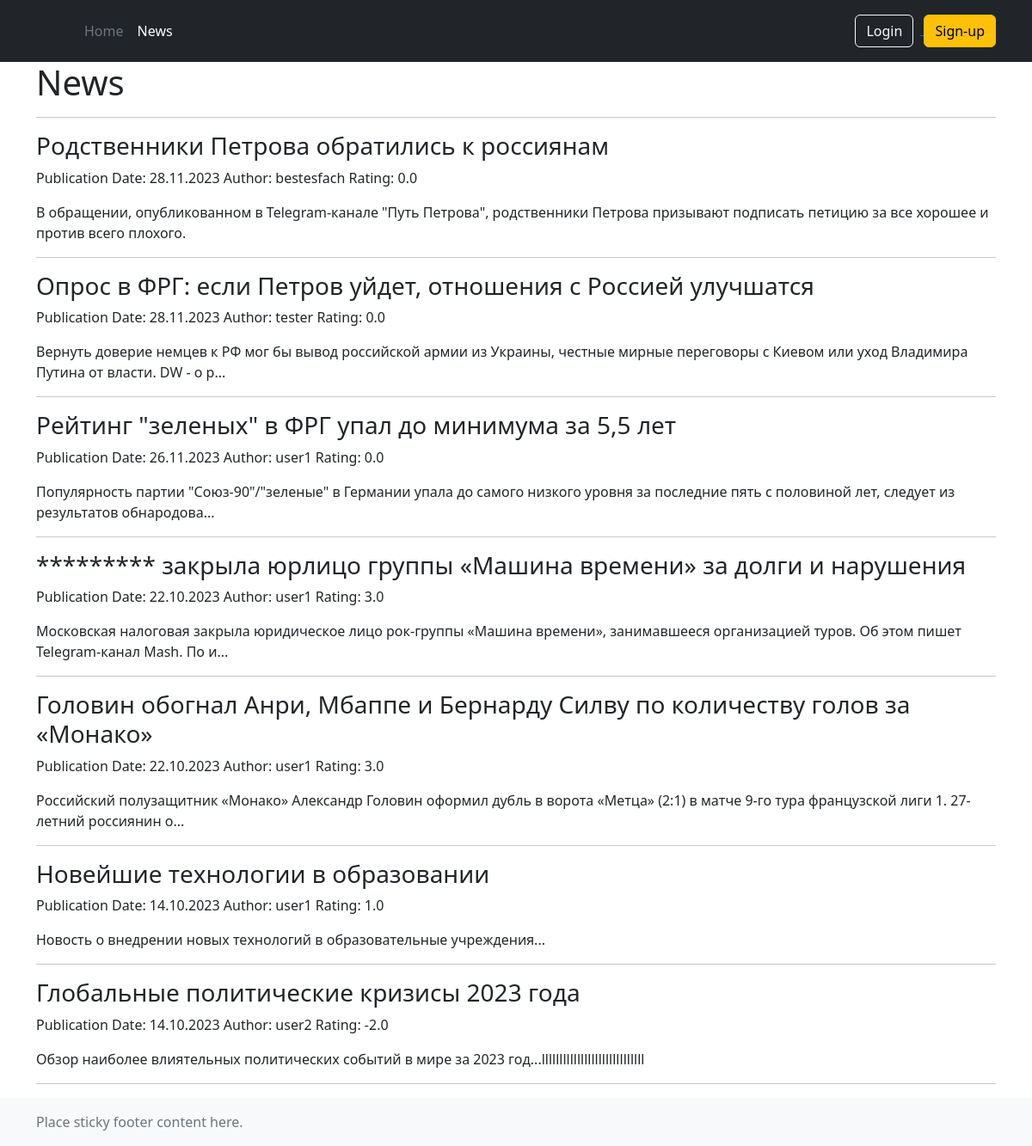
Before: /news/ with the older database file.
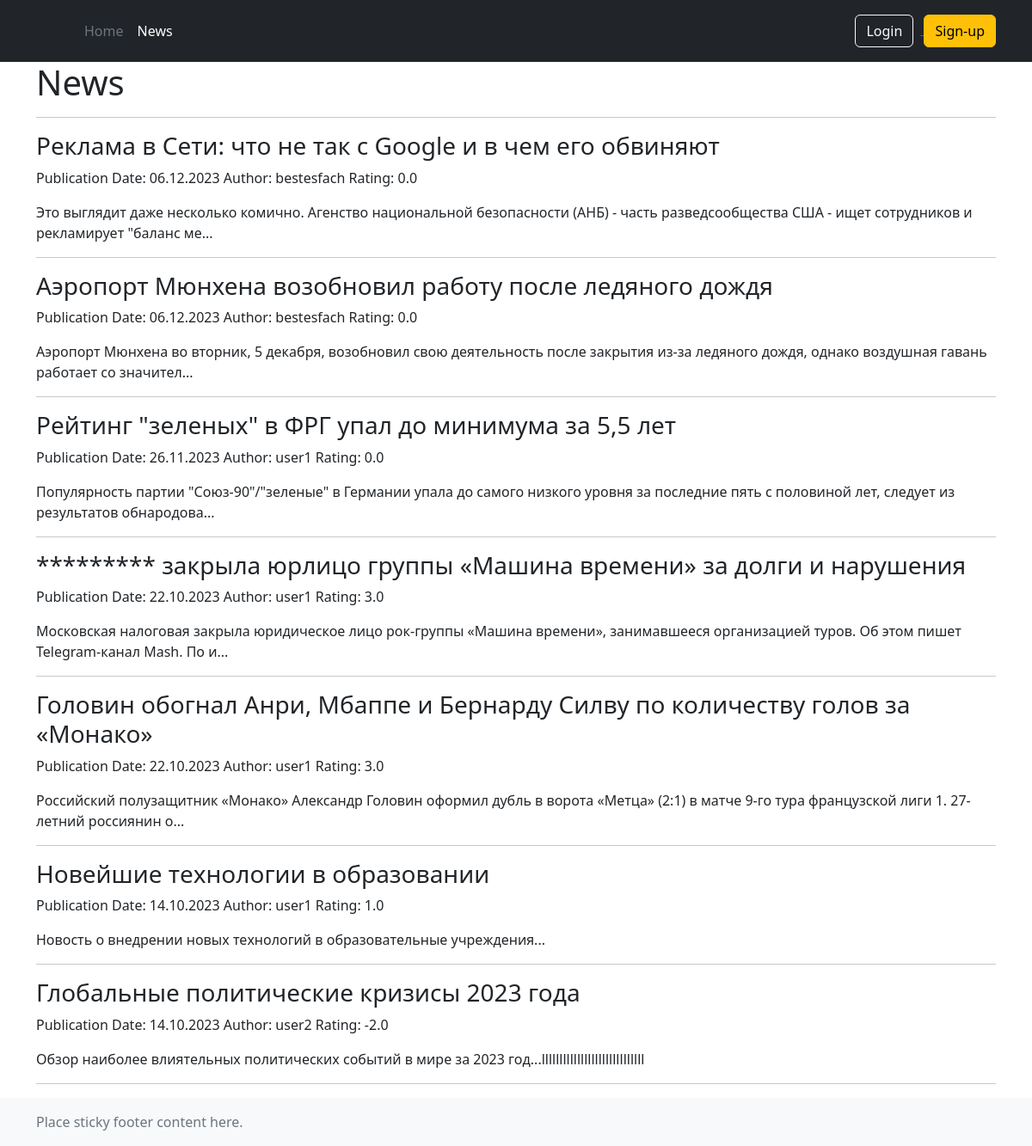
After: the same page with the newer database file.
### news/models.py (models this page shows, shortened)
class Post(models.Model):
    article = 'A'
    news = 'N'
    TYPES = [
        (article, 'Статья'),
        (news, 'Новость'),
    ]
    author = models.ForeignKey(Author, on_delete=models.CASCADE)
    news_type = models.CharField(max_length=1, choices=TYPES, default=article)
    created_at = models.DateTimeField(auto_now_add=True)
    categories = models.ManyToManyField(Category, through='PostCategory')
    title = models.CharField(max_length=255)
    content = models.TextField()
    rating = models.FloatField(default=0.0)
    views = models.IntegerField(default=0)
    likes = models.ManyToManyField(User, related_name='liked_posts')
    dislikes = models.ManyToManyField(User, related_name='disliked_posts')

class Author(models.Model):
    user = models.OneToOneField(User, on_delete=models.CASCADE)
    rating = models.FloatField(default=0.0)
    def __str__(self):
        return self.user.get_full_name() or self.user.username

### news/views.py (the view)
# urls.py: path('', NewsList.as_view(), name='news_list'),  # Matches the root URL ('/news/') and uses the NewsList view
class NewsList(ListView):
    model = Post
    template_name = 'news/news.html'
    context_object_name = 'news'
    queryset = Post.objects.order_by('-created_at')
    paginate_by = 10
    def get_queryset(self):
        return Post.objects.order_by('-created_at')

### news/templatetags/censor_filters.py (called while the page is built)
@register.filter(name='censor')
def censor(value):
    unwanted_words = ["черт", "дурак", "Налоговая"]
    for word in unwanted_words:
        value = value.replace(word, '*' * len(word))
    return value

### templates/news/news.html (shortened to what this page needs)
{% extends 'base.html' %}
{% load censor_filters %}
{% block content %}
<h1>News</h1>
<hr>
{% for article in news %}
<div class="news-item">
    <h3><a href="{% url 'news_detail' article.id %}">{{ article.title|censor }}</a></h3>
    <p>Publication Date: {{ article.created_at|date:"d.m.Y" }} Author: {{ article.author }} Rating: {{ article.rating }}</p>
    <p>{{ article.content|slice:":150" |censor }}{% if article.content|length > 150 %}...{% endif %}</p>
</div>
<hr>
{% endfor %}
{% endblock content %}

Changed rows visible on the page:
removed Post: title|censor "Родственники Петрова обратились к россиянам", created_at "28.11.2023", author "bestesfach", rating "0.0", content|censor "В обращении, опубликованном в Telegram-канале \"Путь Петрова\", родственники Петрова призывают подписать петицию за все хорошее и против всего плохого."
removed Post: title|censor "Опрос в ФРГ: если Петров уйдет, отношения с Россией улучшатся", created_at "28.11.2023", author "tester", rating "0.0", content|censor "Вернуть доверие немцев к РФ мог бы вывод российской армии из Украины, честные мирные переговоры с Киевом или уход Владимира Путина от власти. DW - о р"
added Post: title|censor "Реклама в Сети: что не так с Google и в чем его обвиняют", created_at "06.12.2023", author "bestesfach", rating "0.0", content|censor "Это выглядит даже несколько комично. Агенство национальной безопасности (АНБ) - часть разведсообщества США - ищет сотрудников и рекламирует \"баланс ме"
added Post: title|censor "Аэропорт Мюнхена возобновил работу после ледяного дождя", created_at "06.12.2023", author "bestesfach", rating "0.0", content|censor "Аэропорт Мюнхена во вторник, 5 декабря, возобновил свою деятельность после закрытия из-за ледяного дождя, однако воздушная гавань работает со значител"
